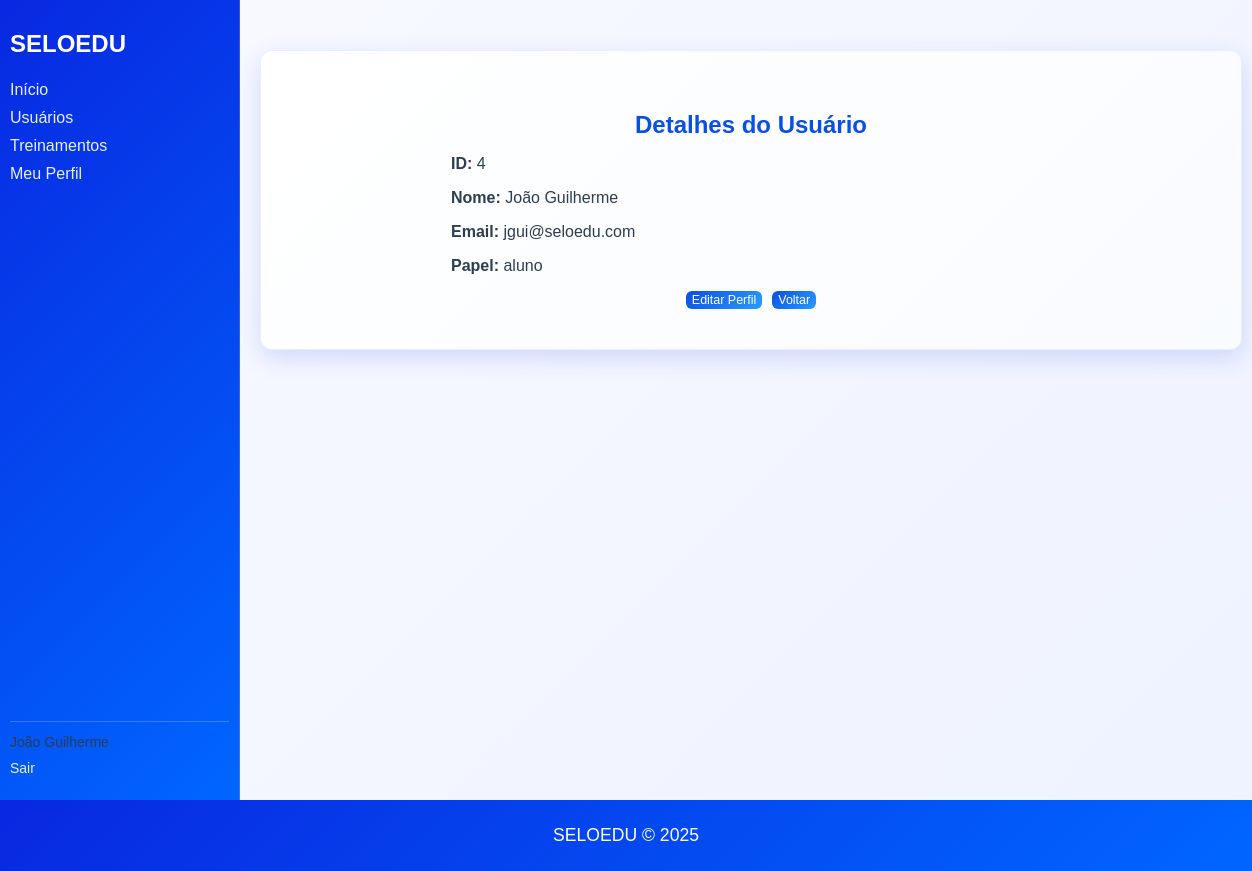
/users/4 (signed in), run on an earlier commit of the app's database.
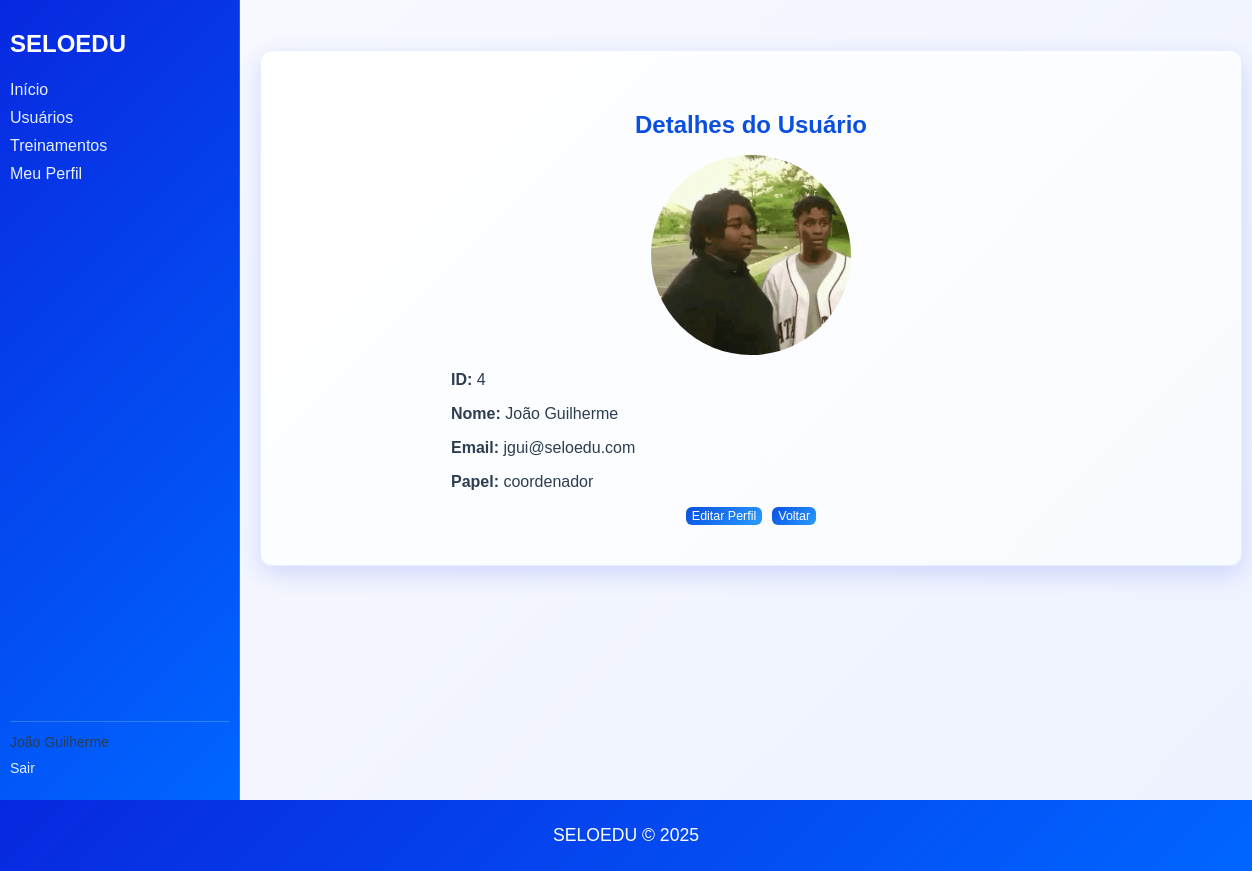
And on a later commit of the database.
### models/users.py (models this page shows, shortened)
class User(UserMixin, db.Model):
	__tablename__ = 'users'
	id = db.Column(db.Integer, primary_key=True)
	nome = db.Column(db.String(120), nullable=False)
	email = db.Column(db.String(150), unique=True, nullable=False)
	password_hash = db.Column(db.String(256), nullable=True)
	role = db.Column(db.String(50), default='user')
	ativo = db.Column(db.Boolean, default=True)
	profile = db.relationship(
		'Profile',
		uselist=False,
		back_populates='user',
		cascade='all, delete-orphan',
		passive_deletes=True
	)

### models/profile.py (models this page shows)
class Profile(db.Model):
    __tablename__ = 'profiles'
    id = db.Column(db.Integer, primary_key=True)
    user_id = db.Column(
        db.Integer,
        db.ForeignKey('users.id', ondelete='CASCADE'),
        nullable=False,
        unique=True
    )
    telefone = db.Column(db.String(20))
    instituicao = db.Column(db.String(100))
    cargo = db.Column(db.String(100))
    foto = db.Column(db.String(255))
    bio = db.Column(db.Text)
    user = db.relationship('User', back_populates='profile')

### views/users.py (the view)
    @login_required
    def view_user(self, user_id):
        try:
            user = User.query.get_or_404(user_id)
            return render_template('users/show.html', user=user)
        except Exception as e:
            flash(f'Erro ao carregar usuário: {str(e)}', 'error')
            return redirect(url_for('users.index'))

### models/users.py (called while the page is built)
@login_manager.user_loader
def load_user(user_id):
	try:
		return User.query.get(int(user_id))
	except Exception:
		return None

### templates/users/show.html (shortened to what this page needs)
{% extends "base.html" %}
{% block content %}
  <div class="users-container">
    <h2 class="users-header" style="color:#0a4fe0;">Detalhes do Usuário</h2>
    <div style="max-width:600px; margin:0 auto;">
      {% if user.profile and user.profile.foto %}
        <div style="margin-bottom:16px; display:flex; justify-content:center;">
          <img src="{{ url_for('static', filename='uploads/' ~ user.profile.foto) }}" alt="Foto do usuário" style="width:200px; height:200px; object-fit:cover; border-radius:50%;">
        </div>
      {% endif %}
      <p><strong>ID:</strong> {{ user.id }}</p>
      <p><strong>Nome:</strong> {{ user.nome }}</p>
      <p><strong>Email:</strong> {{ user.email }}</p>
      <p><strong>Papel:</strong> {{ user.role }}</p>
      <div class="form-actions">
        {% if current_user.is_authenticated and (current_user.id == user.id or current_user.role == 'master') %}
          <a href="{{ url_for('users.profile_user', user_id=user.id) }}" class="btn-small no-underline">Editar Perfil</a>
        {% endif %}
        <a href="{{ url_for('users.index') }}" class="btn-small no-underline">Voltar</a>
      </div>
    </div>
  </div>
{% endblock %}

### templates/base.html (shortened to what this page needs)
<!DOCTYPE html>
<html lang="pt-BR">
<head>
    <link rel="stylesheet" href="{{ url_for('static', filename='custom.css') }}">
</head>
<body>
    <div class="layout" id="app-layout">
        {% if current_user.is_authenticated %}
        <aside id="sidebar">
            <div style="display:flex; align-items:center; justify-content:flex-start; margin-bottom:8px;">
                <h2>SELOEDU</h2>
            </div>
            <nav>
                <ul>
                    <li><a href="{{ url_for('users.dashboard') }}">Início</a></li>
                    <li><a href="{{ url_for('users.index') }}">Usuários</a></li>
                    <li><a href="{{ url_for('treinamento.listar') }}">Treinamentos</a></li>
                    <li><a href="{{ url_for('users.profile') }}">Meu Perfil</a></li>
                </ul>
            </nav>
            <div class="sidebar-footer">
                <p>{{ current_user.nome }}</p>
                <ul>
                    <li><a href="{{ url_for('auth.logout') }}">Sair</a></li>
                </ul>
            </div>
        </aside>
        {% endif %}
        <main>
            {% block content %}{% endblock %}
        </main>
    </div>
    <footer>
        <p>SELOEDU © 2025</p>
    </footer>
</body>
</html>

What changed in the data, as far as the page shows it:
changed User "João Guilherme": role "aluno" → "coordenador"
now on this page (row edited): Profile: foto (picture)
